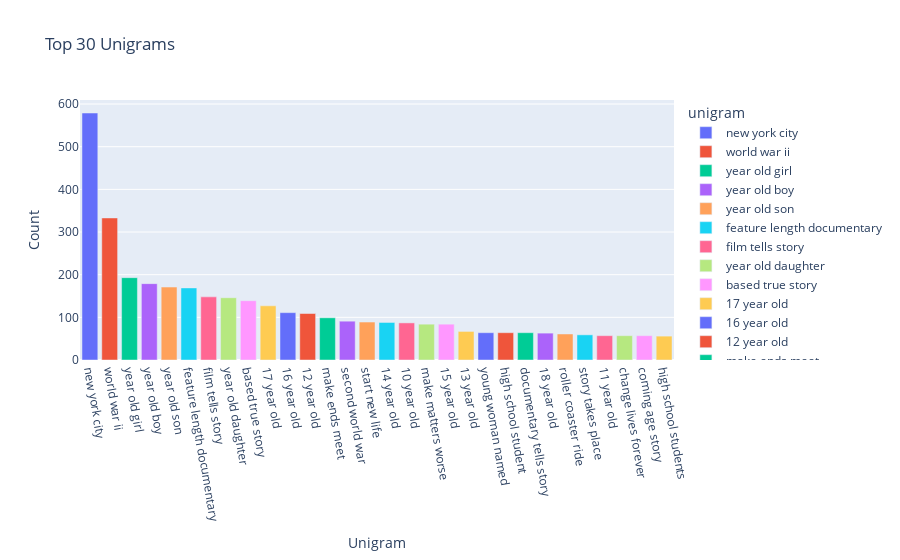

This figure's notebook cell:
### Markdown cell above
---
### Top 30 Trigrams

### Code cell
df1 = pd.DataFrame(top_30_trigrams, columns = ['unigram' , 'count'])
fig = px.bar(df1, x='unigram', y='count', title='Top 30 Unigrams', color='unigram')
fig.update_layout(xaxis_title='Unigram', yaxis_title='Count')
fig.update_xaxes(tickangle=80)

fig.show()

### Figure 1 — Plotly figure (JSON) as saved in the notebook; plotly's stock layout.template omitted (floating-point values rounded to 4 significant figures)
{"data": [{"alignmentgroup": "True", "hovertemplate": "unigram=%{x}<br>count=%{y}<extra></extra>", "legendgroup": "new york city", "marker": {"color": "#636efa", "pattern": {"shape": ""}}, "name": "new york city", "offsetgroup": "new york city", "orientation": "v", "showlegend": true, "textposition": "auto", "type": "bar", "x": ["new york city"], "xaxis": "x", "y": [579], "yaxis": "y"}, {"alignmentgroup": "True", "hovertemplate": "unigram=%{x}<br>count=%{y}<extra></extra>", "legendgroup": "world war ii", "marker": {"color": "#EF553B", "pattern": {"shape": ""}}, "name": "world war ii", "offsetgroup": "world war ii", "orientation": "v", "showlegend": true, "textposition": "auto", "type": "bar", "x": ["world war ii"], "xaxis": "x", "y": [333], "yaxis": "y"}, {"alignmentgroup": "True", "hovertemplate": "unigram=%{x}<br>count=%{y}<extra></extra>", "legendgroup": "year old girl", "marker": {"color": "#00cc96", "pattern": {"shape": ""}}, "name": "year old girl", "offsetgroup": "year old girl", "orientation": "v", "showlegend": true, "textposition": "auto", "type": "bar", "x": ["year old girl"], "xaxis": "x", "y": [193], "yaxis": "y"}, {"alignmentgroup": "True", "hovertemplate": "unigram=%{x}<br>count=%{y}<extra></extra>", "legendgroup": "year old boy", "marker": {"color": "#ab63fa", "pattern": {"shape": ""}}, "name": "year old boy", "offsetgroup": "year old boy", "orientation": "v", "showlegend": true, "textposition": "auto", "type": "bar", "x": ["year old boy"], "xaxis": "x", "y": [179], "yaxis": "y"}, {"alignmentgroup": "True", "hovertemplate": "unigram=%{x}<br>count=%{y}<extra></extra>", "legendgroup": "year old son", "marker": {"color": "#FFA15A", "pattern": {"shape": ""}}, "name": "year old son", "offsetgroup": "year old son", "orientation": "v", "showlegend": true, "textposition": "auto", "type": "bar", "x": ["year old son"], "xaxis": "x", "y": [171], "yaxis": "y"}, {"alignmentgroup": "True", "hovertemplate": "unigram=%{x}<br>count=%{y}<extra></extra>", "legendgroup": "feature length documentary", "marker": {"color": "#19d3f3", "pattern": {"shape": ""}}, "name": "feature length documentary", "offsetgroup": "feature length documentary", "orientation": "v", "showlegend": true, "textposition": "auto", "type": "bar", "x": ["feature length documentary"], "xaxis": "x", "y": [169], "yaxis": "y"}, {"alignmentgroup": "True", "hovertemplate": "unigram=%{x}<br>count=%{y}<extra></extra>", "legendgroup": "film tells story", "marker": {"color": "#FF6692", "pattern": {"shape": ""}}, "name": "film tells story", "offsetgroup": "film tells story", "orientation": "v", "showlegend": true, "textposition": "auto", "type": "bar", "x": ["film tells story"], "xaxis": "x", "y": [148], "yaxis": "y"}, {"alignmentgroup": "True", "hovertemplate": "unigram=%{x}<br>count=%{y}<extra></extra>", "legendgroup": "year old daughter", "marker": {"color": "#B6E880", "pattern": {"shape": ""}}, "name": "year old daughter", "offsetgroup": "year old daughter", "orientation": "v", "showlegend": true, "textposition": "auto", "type": "bar", "x": ["year old daughter"], "xaxis": "x", "y": [146], "yaxis": "y"}, {"alignmentgroup": "True", "hovertemplate": "unigram=%{x}<br>count=%{y}<extra></extra>", "legendgroup": "based true story", "marker": {"color": "#FF97FF", "pattern": {"shape": ""}}, "name": "based true story", "offsetgroup": "based true story", "orientation": "v", "showlegend": true, "textposition": "auto", "type": "bar", "x": ["based true story"], "xaxis": "x", "y": [139], "yaxis": "y"}, {"alignmentgroup": "True", "hovertemplate": "unigram=%{x}<br>count=%{y}<extra></extra>", "legendgroup": "17 year old", "marker": {"color": "#FECB52", "pattern": {"shape": ""}}, "name": "17 year old", "offsetgroup": "17 year old", "orientation": "v", "showlegend": true, "textposition": "auto", "type": "bar", "x": ["17 year old"], "xaxis": "x", "y": [127], "yaxis": "y"}, {"alignmentgroup": "True", "hovertemplate": "unigram=%{x}<br>count=%{y}<extra></extra>", "legendgroup": "16 year old", "marker": {"color": "#636efa", "pattern": {"shape": ""}}, "name": "16 year old", "offsetgroup": "16 year old", "orientation": "v", "showlegend": true, "textposition": "auto", "type": "bar", "x": ["16 year old"], "xaxis": "x", "y": [111], "yaxis": "y"}, {"alignmentgroup": "True", "hovertemplate": "unigram=%{x}<br>count=%{y}<extra></extra>", "legendgroup": "12 year old", "marker": {"color": "#EF553B", "pattern": {"shape": ""}}, "name": "12 year old", "offsetgroup": "12 year old", "orientation": "v", "showlegend": true, "textposition": "auto", "type": "bar", "x": ["12 year old"], "xaxis": "x", "y": [109], "yaxis": "y"}, {"alignmentgroup": "True", "hovertemplate": "unigram=%{x}<br>count=%{y}<extra></extra>", "legendgroup": "make ends meet", "marker": {"color": "#00cc96", "pattern": {"shape": ""}}, "name": "make ends meet", "offsetgroup": "make ends meet", "orientation": "v", "showlegend": true, "textposition": "auto", "type": "bar", "x": ["make ends meet"], "xaxis": "x", "y": [99], "yaxis": "y"}, {"alignmentgroup": "True", "hovertemplate": "unigram=%{x}<br>count=%{y}<extra></extra>", "legendgroup": "second world war", "marker": {"color": "#ab63fa", "pattern": {"shape": ""}}, "name": "second world war", "offsetgroup": "second world war", "orientation": "v", "showlegend": true, "textposition": "auto", "type": "bar", "x": ["second world war"], "xaxis": "x", "y": [91], "yaxis": "y"}, {"alignmentgroup": "True", "hovertemplate": "unigram=%{x}<br>count=%{y}<extra></extra>", "legendgroup": "start new life", "marker": {"color": "#FFA15A", "pattern": {"shape": ""}}, "name": "start new life", "offsetgroup": "start new life", "orientation": "v", "showlegend": true, "textposition": "auto", "type": "bar", "x": ["start new life"], "xaxis": "x", "y": [89], "yaxis": "y"}, {"alignmentgroup": "True", "hovertemplate": "unigram=%{x}<br>count=%{y}<extra></extra>", "legendgroup": "14 year old", "marker": {"color": "#19d3f3", "pattern": {"shape": ""}}, "name": "14 year old", "offsetgroup": "14 year old", "orientation": "v", "showlegend": true, "textposition": "auto", "type": "bar", "x": ["14 year old"], "xaxis": "x", "y": [88], "yaxis": "y"}, {"alignmentgroup": "True", "hovertemplate": "unigram=%{x}<br>count=%{y}<extra></extra>", "legendgroup": "10 year old", "marker": {"color": "#FF6692", "pattern": {"shape": ""}}, "name": "10 year old", "offsetgroup": "10 year old", "orientation": "v", "showlegend": true, "textposition": "auto", "type": "bar", "x": ["10 year old"], "xaxis": "x", "y": [87], "yaxis": "y"}, {"alignmentgroup": "True", "hovertemplate": "unigram=%{x}<br>count=%{y}<extra></extra>", "legendgroup": "make matters worse", "marker": {"color": "#B6E880", "pattern": {"shape": ""}}, "name": "make matters worse", "offsetgroup": "make matters worse", "orientation": "v", "showlegend": true, "textposition": "auto", "type": "bar", "x": ["make matters worse"], "xaxis": "x", "y": [84], "yaxis": "y"}, {"alignmentgroup": "True", "hovertemplate": "unigram=%{x}<br>count=%{y}<extra></extra>", "legendgroup": "15 year old", "marker": {"color": "#FF97FF", "pattern": {"shape": ""}}, "name": "15 year old", "offsetgroup": "15 year old", "orientation": "v", "showlegend": true, "textposition": "auto", "type": "bar", "x": ["15 year old"], "xaxis": "x", "y": [84], "yaxis": "y"}, {"alignmentgroup": "True", "hovertemplate": "unigram=%{x}<br>count=%{y}<extra></extra>", "legendgroup": "13 year old", "marker": {"color": "#FECB52", "pattern": {"shape": ""}}, "name": "13 year old", "offsetgroup": "13 year old", "orientation": "v", "showlegend": true, "textposition": "auto", "type": "bar", "x": ["13 year old"], "xaxis": "x", "y": [67], "yaxis": "y"}, {"alignmentgroup": "True", "hovertemplate": "unigram=%{x}<br>count=%{y}<extra></extra>", "legendgroup": "young woman named", "marker": {"color": "#636efa", "pattern": {"shape": ""}}, "name": "young woman named", "offsetgroup": "young woman named", "orientation": "v", "showlegend": true, "textposition": "auto", "type": "bar", "x": ["young woman named"], "xaxis": "x", "y": [64], "yaxis": "y"}, {"alignmentgroup": "True", "hovertemplate": "unigram=%{x}<br>count=%{y}<extra></extra>", "legendgroup": "high school student", "marker": {"color": "#EF553B", "pattern": {"shape": ""}}, "name": "high school student", "offsetgroup": "high school student", "orientation": "v", "showlegend": true, "textposition": "auto", "type": "bar", "x": ["high school student"], "xaxis": "x", "y": [64], "yaxis": "y"}, {"alignmentgroup": "True", "hovertemplate": "unigram=%{x}<br>count=%{y}<extra></extra>", "legendgroup": "documentary tells story", "marker": {"color": "#00cc96", "pattern": {"shape": ""}}, "name": "documentary tells story", "offsetgroup": "documentary tells story", "orientation": "v", "showlegend": true, "textposition": "auto", "type": "bar", "x": ["documentary tells story"], "xaxis": "x", "y": [64], "yaxis": "y"}, {"alignmentgroup": "True", "hovertemplate": "unigram=%{x}<br>count=%{y}<extra></extra>", "legendgroup": "18 year old", "marker": {"color": "#ab63fa", "pattern": {"shape": ""}}, "name": "18 year old", "offsetgroup": "18 year old", "orientation": "v", "showlegend": true, "textposition": "auto", "type": "bar", "x": ["18 year old"], "xaxis": "x", "y": [63], "yaxis": "y"}, {"alignmentgroup": "True", "hovertemplate": "unigram=%{x}<br>count=%{y}<extra></extra>", "legendgroup": "roller coaster ride", "marker": {"color": "#FFA15A", "pattern": {"shape": ""}}, "name": "roller coaster ride", "offsetgroup": "roller coaster ride", "orientation": "v", "showlegend": true, "textposition": "auto", "type": "bar", "x": ["roller coaster ride"], "xaxis": "x", "y": [61], "yaxis": "y"}, {"alignmentgroup": "True", "hovertemplate": "unigram=%{x}<br>count=%{y}<extra></extra>", "legendgroup": "story takes place", "marker": {"color": "#19d3f3", "pattern": {"shape": ""}}, "name": "story takes place", "offsetgroup": "story takes place", "orientation": "v", "showlegend": true, "textposition": "auto", "type": "bar", "x": ["story takes place"], "xaxis": "x", "y": [59], "yaxis": "y"}, {"alignmentgroup": "True", "hovertemplate": "unigram=%{x}<br>count=%{y}<extra></extra>", "legendgroup": "11 year old", "marker": {"color": "#FF6692", "pattern": {"shape": ""}}, "name": "11 year old", "offsetgroup": "11 year old", "orientation": "v", "showlegend": true, "textposition": "auto", "type": "bar", "x": ["11 year old"], "xaxis": "x", "y": [57], "yaxis": "y"}, {"alignmentgroup": "True", "hovertemplate": "unigram=%{x}<br>count=%{y}<extra></extra>", "legendgroup": "change lives forever", "marker": {"color": "#B6E880", "pattern": {"shape": ""}}, "name": "change lives forever", "offsetgroup": "change lives forever", "orientation": "v", "showlegend": true, "textposition": "auto", "type": "bar", "x": ["change lives forever"], "xaxis": "x", "y": [57], "yaxis": "y"}, {"alignmentgroup": "True", "hovertemplate": "unigram=%{x}<br>count=%{y}<extra></extra>", "legendgroup": "coming age story", "marker": {"color": "#FF97FF", "pattern": {"shape": ""}}, "name": "coming age story", "offsetgroup": "coming age story", "orientation": "v", "showlegend": true, "textposition": "auto", "type": "bar", "x": ["coming age story"], "xaxis": "x", "y": [57], "yaxis": "y"}, {"alignmentgroup": "True", "hovertemplate": "unigram=%{x}<br>count=%{y}<extra></extra>", "legendgroup": "high school students", "marker": {"color": "#FECB52", "pattern": {"shape": ""}}, "name": "high school students", "offsetgroup": "high school students", "orientation": "v", "showlegend": true, "textposition": "auto", "type": "bar", "x": ["high school students"], "xaxis": "x", "y": [56], "yaxis": "y"}], "layout": {"barmode": "relative", "legend": {"title": {"text": "unigram"}, "tracegroupgap": 0}, "title": {"text": "Top 30 Unigrams"}, "xaxis": {"anchor": "y", "categoryarray": ["new york city", "world war ii", "year old girl", "year old boy", "year old son", "feature length documentary", "film tells story", "year old daughter", "based true story", "17 year old", "16 year old", "12 year old", "make ends meet", "second world war", "start new life", "14 year old", "10 year old", "make matters worse", "15 year old", "13 year old", "young woman named", "high school student", "documentary tells story", "18 year old", "roller coaster ride", "story takes place", "11 year old", "change lives forever", "coming age story", "high school students"], "categoryorder": "array", "domain": [0, 1], "tickangle": 80, "title": {"text": "Unigram"}}, "yaxis": {"anchor": "x", "domain": [0, 1], "title": {"text": "Count"}}}}
